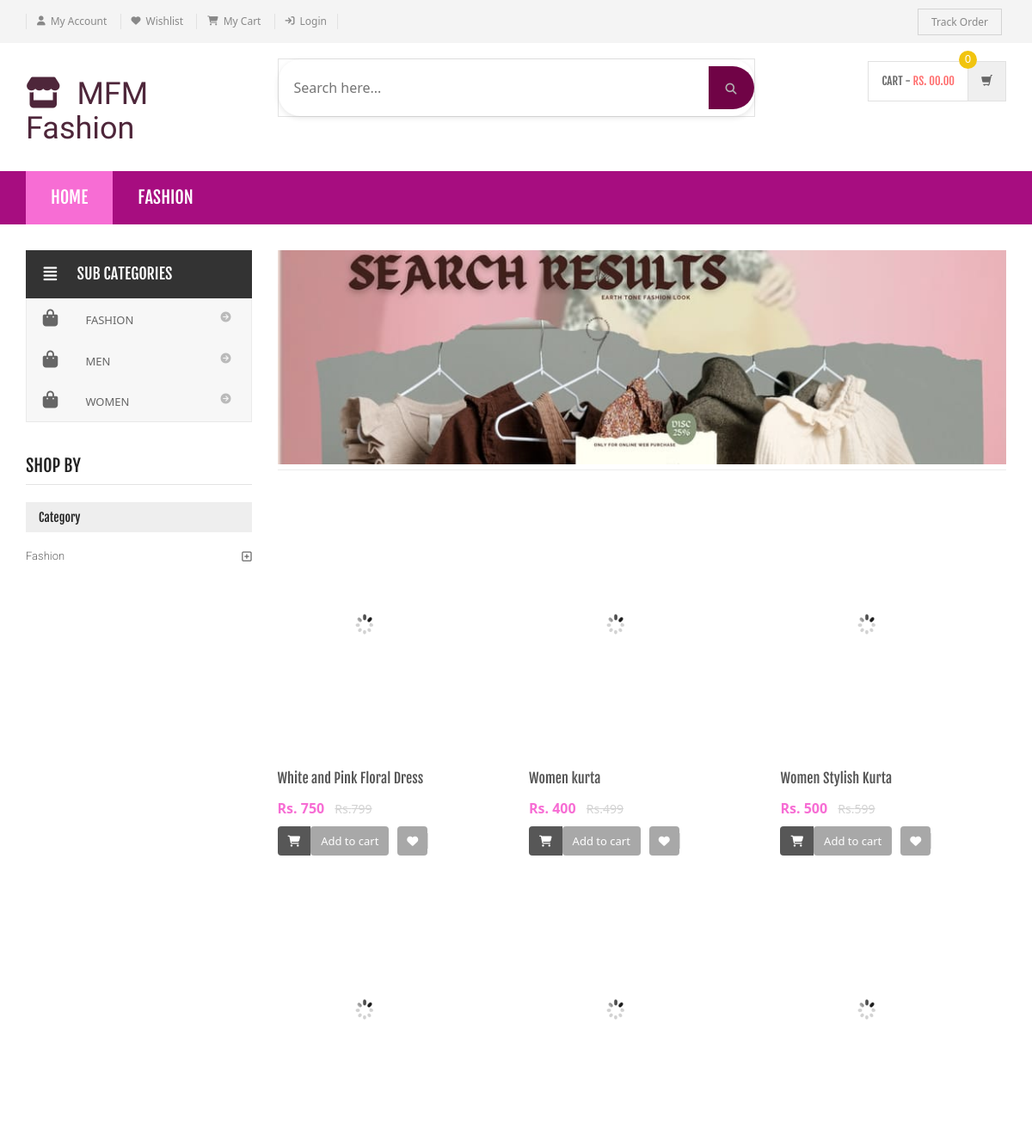
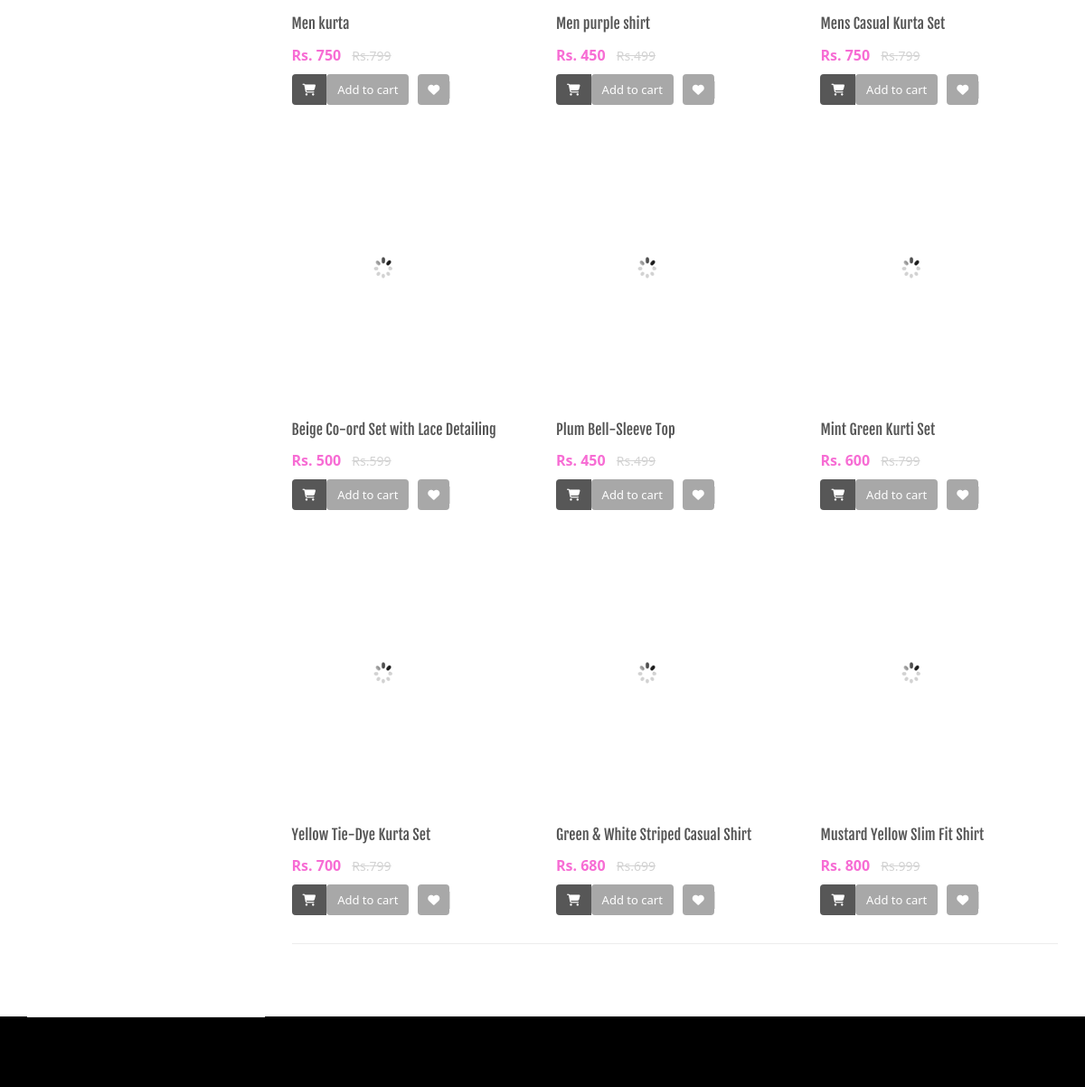
The page /shopping/search-result.php (upper part) on the database as committed earlier (2 pictures, top to bottom).
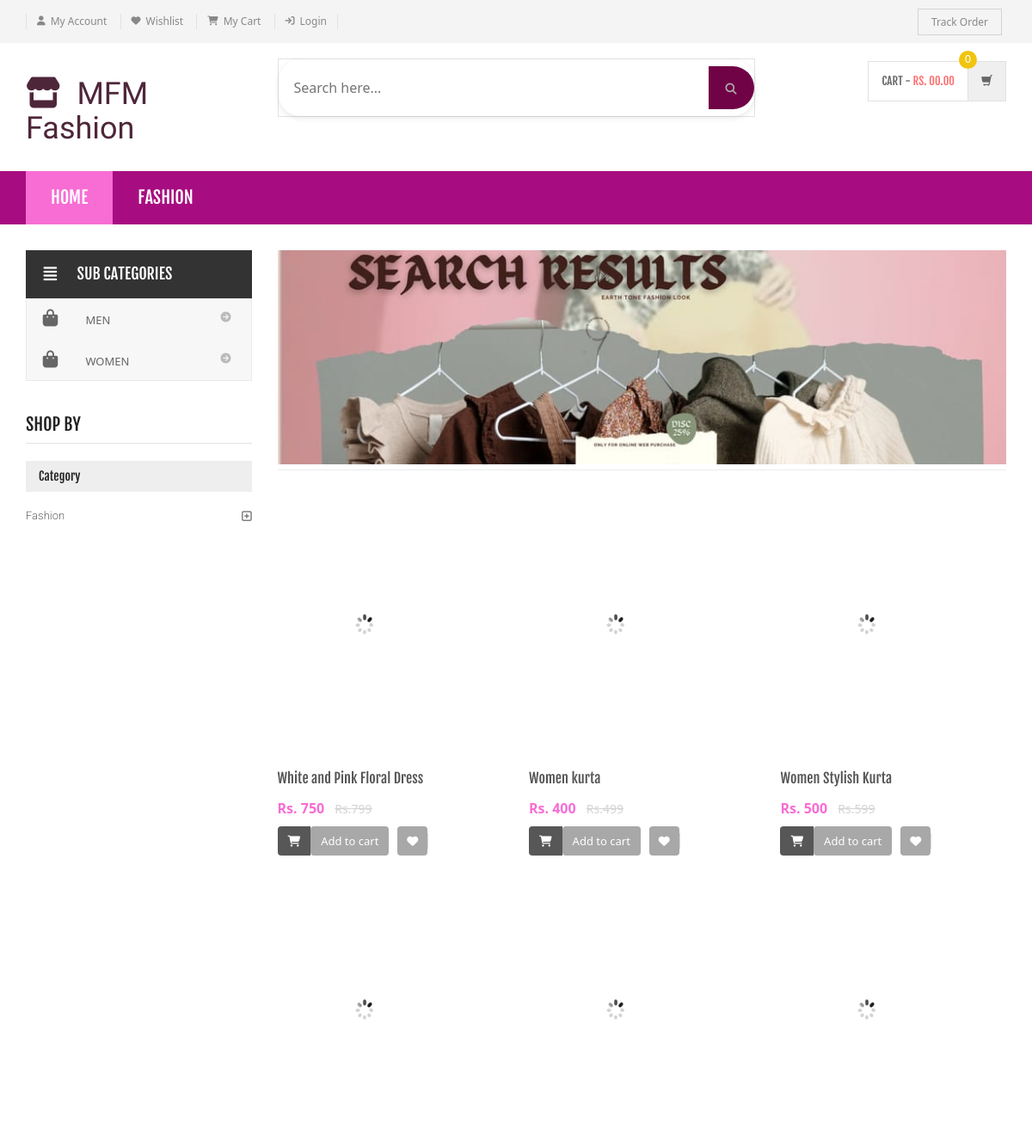
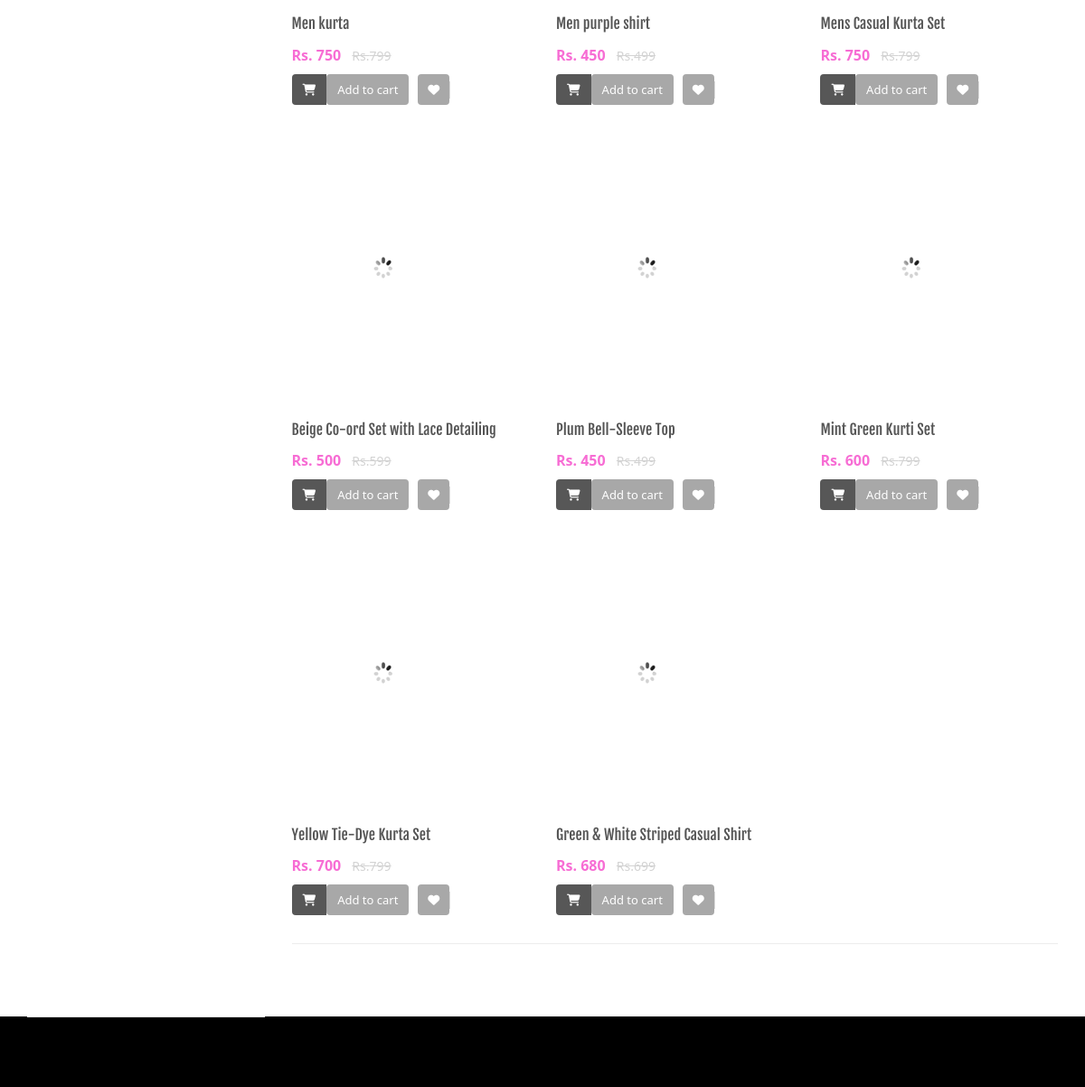
The same page on the database as committed later (2 pictures, top to bottom).
### tables this page shows
CREATE TABLE `category` (
  `id` int(11) NOT NULL,
  `categoryName` varchar(255) DEFAULT NULL,
  `categoryDescription` longtext DEFAULT NULL,
  `creationDate` timestamp NOT NULL DEFAULT current_timestamp(),
  `updationDate` varchar(255) DEFAULT NULL
);

CREATE TABLE `subcategory` (
  `id` int(11) NOT NULL,
  `categoryid` int(11) DEFAULT NULL,
  `subcategory` varchar(255) DEFAULT NULL,
  `creationDate` timestamp NULL DEFAULT current_timestamp(),
  `updationDate` varchar(255) DEFAULT NULL
);

CREATE TABLE `products` (
  `id` int(11) NOT NULL,
  `category` int(11) NOT NULL,
  `subCategory` int(11) DEFAULT NULL,
  `productName` varchar(255) DEFAULT NULL,
  `productCompany` varchar(255) DEFAULT NULL,
  `productPrice` int(11) DEFAULT NULL,
  `productPriceBeforeDiscount` int(11) DEFAULT NULL,
  `productDescription` longtext DEFAULT NULL,
  `productImage1` varchar(255) DEFAULT NULL,
  `productImage2` varchar(255) DEFAULT NULL,
  `productImage3` varchar(255) DEFAULT NULL,
  `shippingCharge` int(11) DEFAULT NULL,
  `productAvailability` varchar(255) DEFAULT NULL,
  `postingDate` timestamp NULL DEFAULT current_timestamp(),
  `updationDate` varchar(255) DEFAULT NULL,
  `stock_quantity` int(11) NOT NULL DEFAULT 0
);

### shopping/search-result.php (the view, shortened to what the changed rows need)
<?php
include('includes/config.php');
$find="%{$_POST['product']}%";
?>
<!DOCTYPE html>
<html lang="en">
	<head>
	    <link rel="stylesheet" href="assets/css/bootstrap.min.css">
	    <link rel="stylesheet" href="assets/css/main.css">
	    <link rel="stylesheet" href="assets/css/red.css">
	    <link rel="stylesheet" href="assets/css/owl.carousel.css">
		<link rel="stylesheet" href="assets/css/owl.transitions.css">
		<link href="assets/css/lightbox.css" rel="stylesheet">
		<link rel="stylesheet" href="assets/css/animate.min.css">
		<link rel="stylesheet" href="assets/css/rateit.css">
		<link rel="stylesheet" href="assets/css/bootstrap-select.min.css">
		<link rel="stylesheet" href="assets/css/config.css">
		<link href="assets/css/green.css" rel="alternate stylesheet" title="Green color">
		<link href="assets/css/blue.css" rel="alternate stylesheet" title="Blue color">
		<link href="assets/css/red.css" rel="alternate stylesheet" title="Red color">
		<link href="assets/css/orange.css" rel="alternate stylesheet" title="Orange color">
		<link href="assets/css/dark-green.css" rel="alternate stylesheet" title="Darkgreen color">
		<link rel="stylesheet" href="assets/css/font-awesome.min.css">
	</head>
    <body class="cnt-home">
<header class="header-style-1">
<?php include('includes/main-header.php');?>
<?php include('includes/menu-bar.php');?>
</header>
<div class="body-content outer-top-xs">
	<div class='container'>
		<div class='row outer-bottom-sm'>
			<div class='col-md-3 sidebar'>
<div class="side-menu animate-dropdown outer-bottom-xs">
<div class="side-menu animate-dropdown outer-bottom-xs">
    <nav class="yamm megamenu-horizontal" role="navigation">
        <ul class="nav">
            <li class="dropdown menu-item">
              <?php $sql=mysqli_query($con,"select id,subcategory  from subcategory");
while($row=mysqli_fetch_array($sql))
{
    ?>
                <a href="sub-category.php?scid=<?php echo $row['id'];?>" class="dropdown-toggle"><i class="icon fa fa-shopping-bag fa-fw"></i>
                <?php echo $row['subcategory'];?></a>
                <?php }?>
</li>
</ul>
    </nav>
</div>
</div>
	            <div class="sidebar-module-container">
	            	<div class="sidebar-filter">
<div class="sidebar-widget wow fadeInUp outer-bottom-xs ">
	<div class="sidebar-widget-body m-t-10">
	         <?php $sql=mysqli_query($con,"select id,categoryName  from category");
while($row=mysqli_fetch_array($sql))
{
    ?>
		<div class="accordion">
	    	<div class="accordion-group">
	            <div class="accordion-heading">
	                <a href="category.php?cid=<?php echo $row['id'];?>"  class="accordion-toggle collapsed">
	                   <?php echo $row['categoryName'];?>
	                </a>
	            </div>
	        </div>
	    </div>
	    <?php } ?>
	</div>
</div>
	            	</div>
	            </div>
            </div>
			<div class='col-md-9'>
				<div class="search-result-container">
					<div id="myTabContent" class="tab-content">
						<div class="tab-pane active " id="grid-container">
							<div class="category-product  inner-top-vs">
								<div class="row">
			<?php
$ret=mysqli_query($con,"select * from products where productName like '$find'");
$num=mysqli_num_rows($ret);
if($num>0)
{
while ($row=mysqli_fetch_array($ret))
{?>
		<div class="col-sm-6 col-md-4 wow fadeInUp">
			<div class="products">
	<div class="product">
		<div class="product-image">
			<div class="image">
				<a href="product-details.php?pid=<?php echo htmlentities($row['id']);?>"><img  src="assets/images/blank.gif" data-echo="admin/productimages/<?php echo htmlentities($row['id']);?>/<?php echo htmlentities($row['productImage1']);?>" alt="" width="200" height="300"></a>
			</div>
		</div>
		<div class="product-info text-left">
			<h3 class="name"><a href="product-details.php?pid=<?php echo htmlentities($row['id']);?>"><?php echo htmlentities($row['productName']);?></a></h3>
			<div class="product-price">
				<span class="price">
					Rs. <?php echo htmlentities($row['productPrice']);?>			</span>
										     <span class="price-before-discount">Rs.<?php echo htmlentities($row['productPriceBeforeDiscount']);?></span>
			</div>
		</div>
					<div class="cart clearfix animate-effect">
				<div class="action">
					<ul class="list-unstyled">
						<li class="add-cart-button btn-group">
					<?php if($row['productAvailability']=='In Stock'){?>
										<button class="btn btn-primary icon" data-toggle="dropdown" type="button">
								<i class="fa fa-shopping-cart"></i>
							</button>
							<a href="category.php?page=product&action=add&id=<?php echo $row['id']; ?>">
							<button class="btn btn-primary" type="button">Add to cart</button></a>
								<?php } else {?>
							<div class="action" style="color:red">Out of Stock</div>
					<?php } ?>
						</li>
		                <li class="lnk wishlist">
							<a class="add-to-cart" href="category.php?pid=<?php echo htmlentities($row['id'])?>&&action=wishlist" title="Wishlist">
								 <i class="icon fa fa-heart"></i>
							</a>
						</li>
					</ul>
				</div>
			</div>
			</div>
			</div>
		</div>
	  <?php } } else {?>
		<div class="col-sm-6 col-md-4 wow fadeInUp"> <h3>No Product Found</h3>
		</div>
<?php } ?>
										</div>
							</div>
						</div>
				</div>
			</div>
		</div></div>
</div>
</div>
</body>
</html>

### shopping/includes/menu-bar.php (shortened to what the changed rows need)
<div class="header-nav animate-dropdown">
    <div class="container">
        <div class="yamm navbar navbar-default" role="navigation">
            <div class="nav-bg-class">
                <div class="navbar-collapse collapse" id="mc-horizontal-menu-collapse">
	<div class="nav-outer">
		<ul class="nav navbar-nav">
              <?php $sql=mysqli_query($con,"select id,categoryName  from category limit 6");
while($row=mysqli_fetch_array($sql))
{
    ?>
			<li class="dropdown yamm">
				<a href="category.php?cid=<?php echo $row['id'];?>"> <?php echo $row['categoryName'];?></a>
			</li>
			<?php } ?>
		</ul>
	</div>
</div>
            </div>
        </div>
    </div>
</div>

Rows that differ between the two databases and show on the page:
removed subcategory: subcategory "FASHION"
removed products: productName "Mustard Yellow Slim Fit Shirt", productPrice "800", productPriceBeforeDiscount "999"
